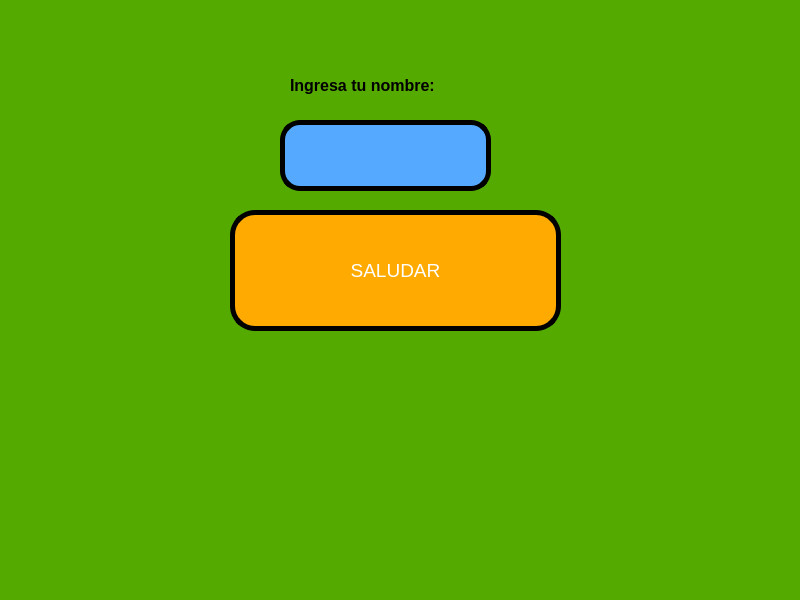
<?xml version="1.0" encoding="UTF-8"?>
<ui version="4.0">
 <class>MainWindow</class>
 <widget class="QMainWindow" name="MainWindow">
  <property name="geometry">
   <rect>
    <x>0</x>
    <y>0</y>
    <width>800</width>
    <height>600</height>
   </rect>
  </property>
  <property name="windowTitle">
   <string>MainWindow</string>
  </property>
  <property name="styleSheet">
   <string notr="true">background-color: rgb(85, 170, 0);</string>
  </property>
  <widget class="QWidget" name="centralwidget">
   <widget class="QPushButton" name="btn_saludar">
    <property name="geometry">
     <rect>
      <x>230</x>
      <y>210</y>
      <width>331</width>
      <height>121</height>
     </rect>
    </property>
    <property name="font">
     <font>
      <pointsize>14</pointsize>
     </font>
    </property>
    <property name="styleSheet">
     <string notr="true">background-color: rgb(170, 85, 255);
background-color: rgb(255, 170, 0);
color: rgb(255, 255, 255);
border-radius: 25px;
border:  5px solid black;</string>
    </property>
    <property name="text">
     <string>SALUDAR</string>
    </property>
   </widget>
   <widget class="QLabel" name="label">
    <property name="geometry">
     <rect>
      <x>290</x>
      <y>60</y>
      <width>221</width>
      <height>51</height>
     </rect>
    </property>
    <property name="text">
     <string>&lt;html&gt;&lt;head/&gt;&lt;body&gt;&lt;p&gt;&lt;span style=&quot; font-size:12pt; font-weight:600;&quot;&gt;Ingresa tu nombre:&lt;/span&gt;&lt;/p&gt;&lt;/body&gt;&lt;/html&gt;</string>
    </property>
   </widget>
   <widget class="QLineEdit" name="txt_nombre">
    <property name="geometry">
     <rect>
      <x>280</x>
      <y>120</y>
      <width>211</width>
      <height>71</height>
     </rect>
    </property>
    <property name="styleSheet">
     <string notr="true">background-color: rgb(85, 170, 255);
border-radius:20px;
border:  5px solid black;</string>
    </property>
    <property name="alignment">
     <set>Qt::AlignCenter</set>
    </property>
   </widget>
  </widget>
  <widget class="QMenuBar" name="menubar">
   <property name="geometry">
    <rect>
     <x>0</x>
     <y>0</y>
     <width>800</width>
     <height>26</height>
    </rect>
   </property>
  </widget>
  <widget class="QStatusBar" name="statusbar"/>
 </widget>
 <resources/>
 <connections/>
</ui>
